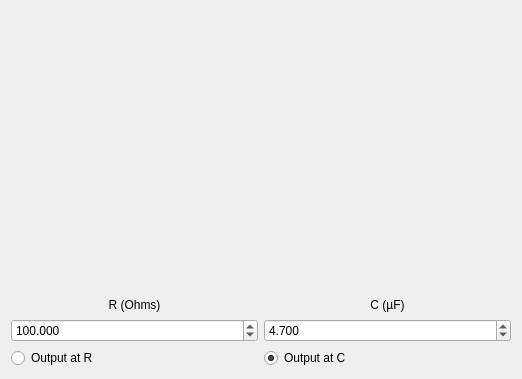
<?xml version="1.0" encoding="UTF-8"?>
<ui version="4.0">
 <class>Form</class>
 <widget class="QWidget" name="Form">
  <property name="geometry">
   <rect>
    <x>0</x>
    <y>0</y>
    <width>518</width>
    <height>379</height>
   </rect>
  </property>
  <property name="windowTitle">
   <string>PFJ Systems Inc. - Virtual RC Circuit VRC1</string>
  </property>
  <layout class="QGridLayout" name="gridLayout">
   <item row="3" column="0">
    <widget class="QRadioButton" name="outRRadio">
     <property name="text">
      <string>Output at R</string>
     </property>
     <property name="checked">
      <bool>false</bool>
     </property>
    </widget>
   </item>
   <item row="2" column="1">
    <widget class="QDoubleSpinBox" name="cSpin">
     <property name="decimals">
      <number>3</number>
     </property>
     <property name="minimum">
      <double>0.001000000000000</double>
     </property>
     <property name="maximum">
      <double>10000.000000000000000</double>
     </property>
     <property name="value">
      <double>4.700000000000000</double>
     </property>
    </widget>
   </item>
   <item row="1" column="0">
    <widget class="QLabel" name="label_2">
     <property name="text">
      <string>R (Ohms)</string>
     </property>
     <property name="alignment">
      <set>Qt::AlignCenter</set>
     </property>
    </widget>
   </item>
   <item row="3" column="1">
    <widget class="QRadioButton" name="outCRadio">
     <property name="text">
      <string>Output at C</string>
     </property>
     <property name="checked">
      <bool>true</bool>
     </property>
    </widget>
   </item>
   <item row="0" column="0" colspan="2">
    <widget class="QLabel" name="imgLabel">
     <property name="sizePolicy">
      <sizepolicy hsizetype="Expanding" vsizetype="Expanding">
       <horstretch>0</horstretch>
       <verstretch>0</verstretch>
      </sizepolicy>
     </property>
     <property name="minimumSize">
      <size>
       <width>500</width>
       <height>280</height>
      </size>
     </property>
     <property name="maximumSize">
      <size>
       <width>500</width>
       <height>280</height>
      </size>
     </property>
     <property name="text">
      <string/>
     </property>
     <property name="scaledContents">
      <bool>true</bool>
     </property>
    </widget>
   </item>
   <item row="2" column="0">
    <widget class="QDoubleSpinBox" name="rSpin">
     <property name="decimals">
      <number>3</number>
     </property>
     <property name="minimum">
      <double>0.100000000000000</double>
     </property>
     <property name="maximum">
      <double>1000000.000000000000000</double>
     </property>
     <property name="value">
      <double>100.000000000000000</double>
     </property>
    </widget>
   </item>
   <item row="1" column="1">
    <widget class="QLabel" name="label_4">
     <property name="text">
      <string>C (µF)</string>
     </property>
     <property name="alignment">
      <set>Qt::AlignCenter</set>
     </property>
    </widget>
   </item>
  </layout>
 </widget>
 <resources/>
 <connections/>
</ui>
